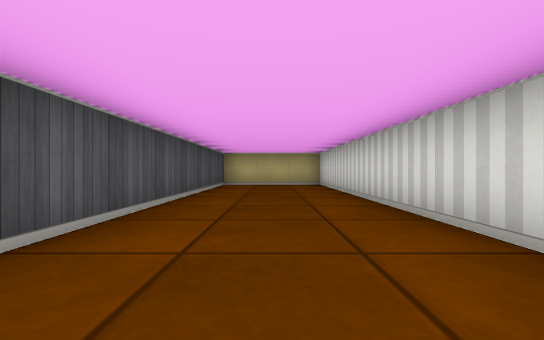
[1] (above)

24 first-person views from a walk through a cub3D level. The camera is about half as high as the walls, looks level and sees 90° across. The floor is counted in squares. Each view is taken from the middle of a square. On the plan, view 1 faces up. The plan holds only what a view shows up to about 9 squares ahead; the rest is blank.

[2]
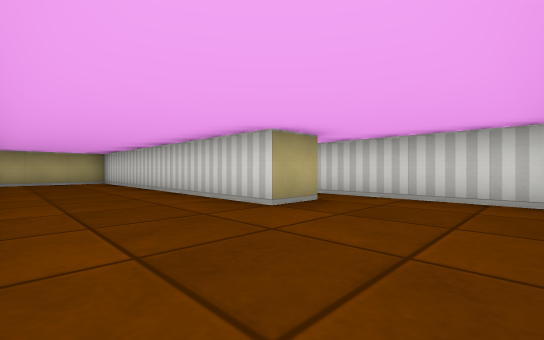

[3]
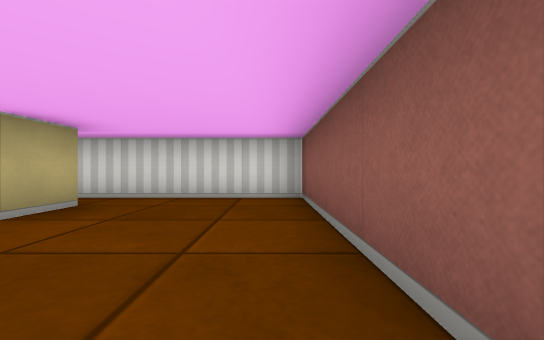

[4]
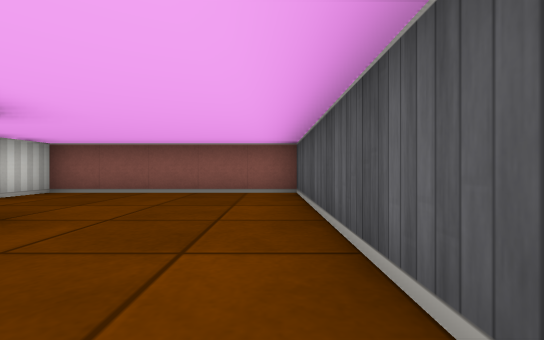

[5]
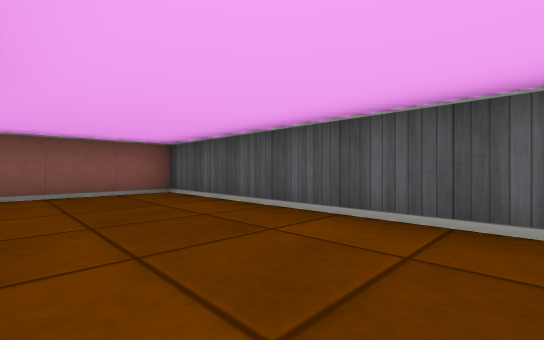

[6]
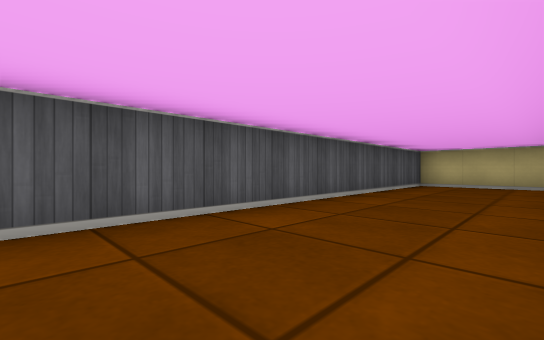

[7]
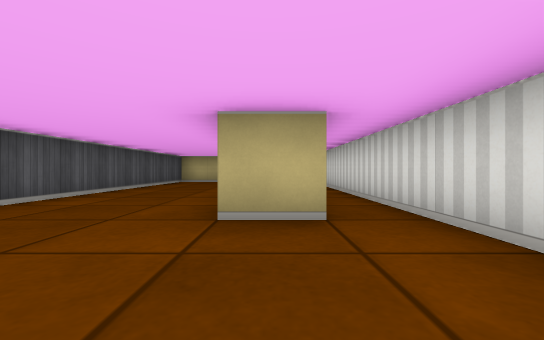

[8]
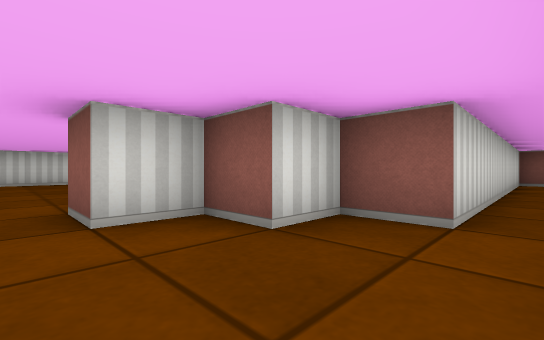

[9]
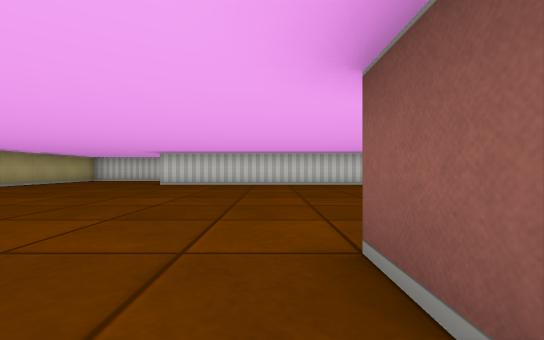

[10]
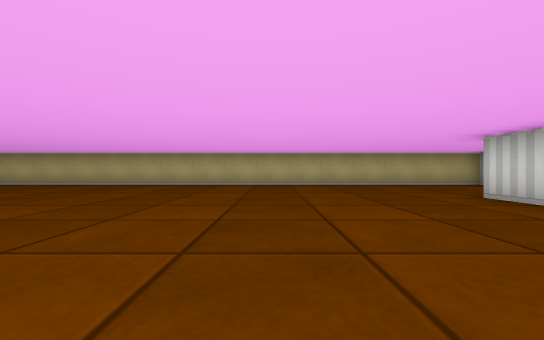

[11]
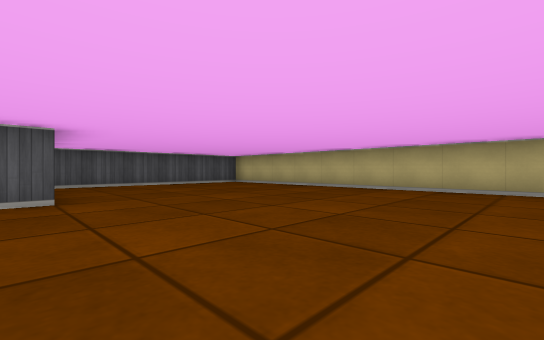

[12]
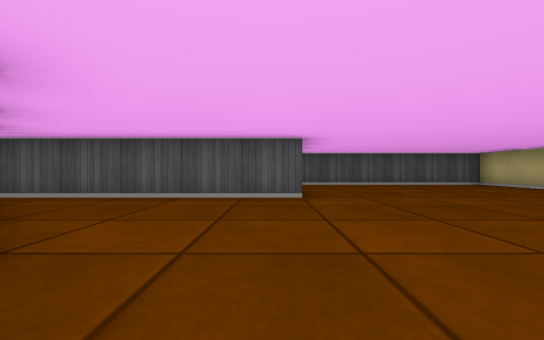

[13]
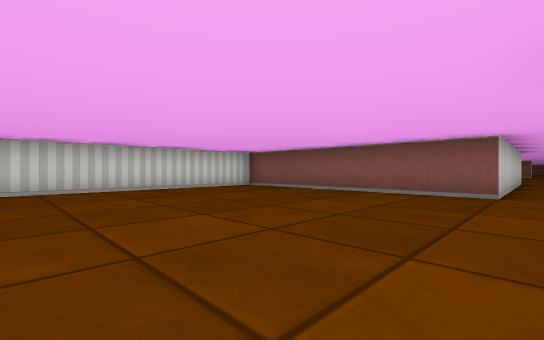

[14]
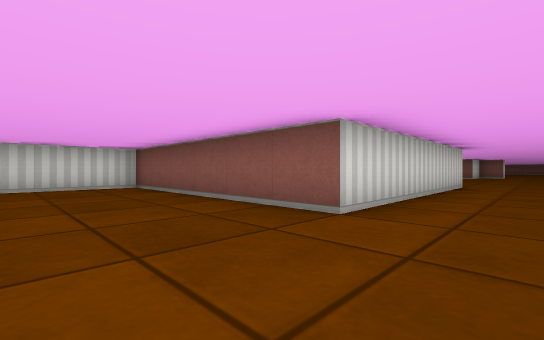

[15]
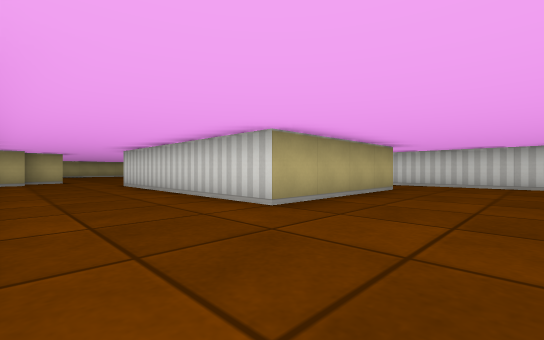

[16]
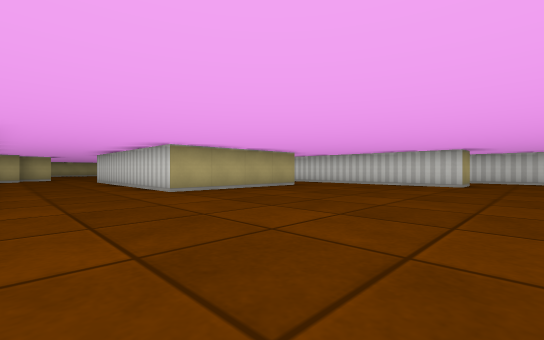

[17]
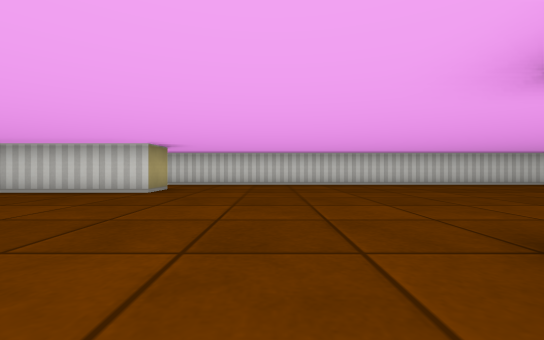

[18]
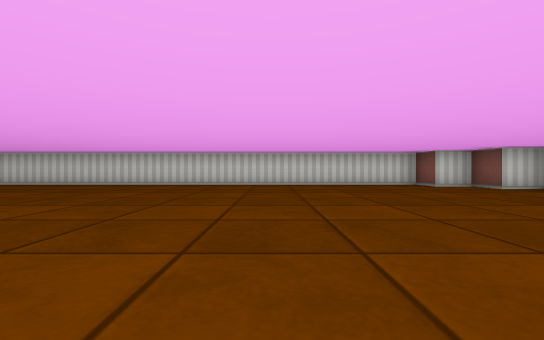

[19]
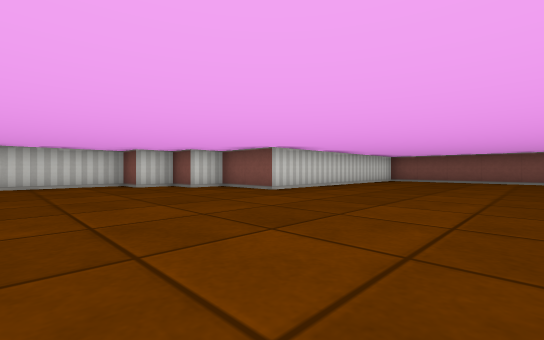

[20]
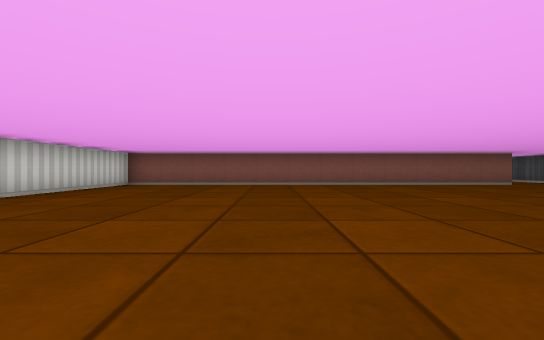

[21]
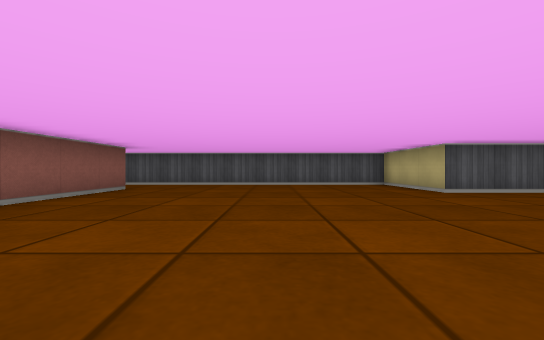

[22]
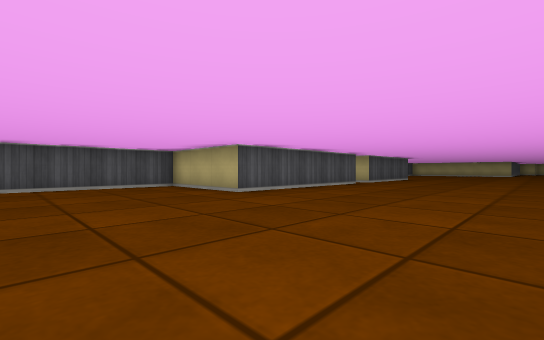

[23]
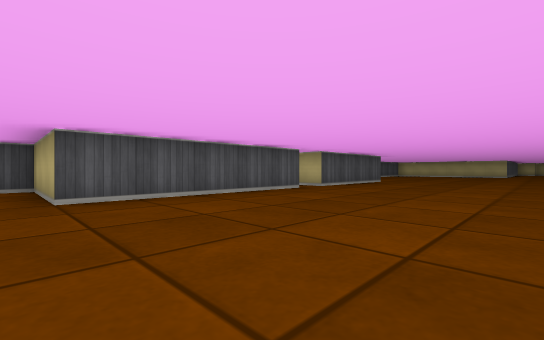

[24]
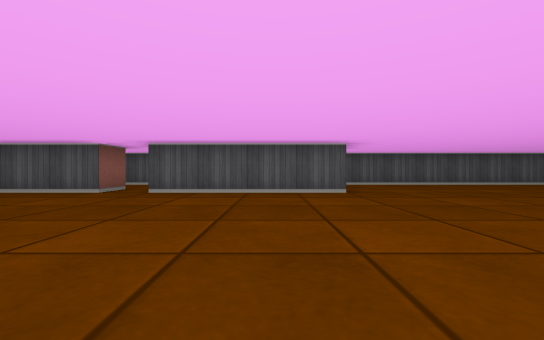

### Floor plan
Points are (right, up) in squares from view 1. A wall is a line through its corners. A room is listed if a view was taken in it or the views show most of it. See-through windows are left out.
Room 1 (views 1, 2, 3, 4, 5, 6, 7)
walls: (2.6, 0.5) (1.5, 0.5) (1.5, 8.5) (-1.5, 8.5) (-1.5, -2.5) (3.5, -2.5) (3.5, 0.5)
ways out: opening at (3, 1) to room 2
Room 2 (views 8, 9, 10, 11, 12, 13, 14)
walls: (6.2, 6.5) (5.5, 6.5) (5.5, 7.5) (6.5, 7.5); (5.5, 5.5) (5, 5.5); (2.5, 9.6) (2.5, 4.5); (3.5, 0.5) (3.5, 5.5) (4.5, 5.5) (4.5, 6.5) (5.5, 6.5); (7.5, -2.5) (7.5, 3.5) (13.5, 3.5) (13.5, 11.5); (16.5, 15.5) (-1.5, 15.5) (-1.5, 9.9); (16.5, -7.5) (16.5, -5.8)
ways out: opening at (3, 1) to room 1; opening at (6, -2) to room 3; opening at (15.5, -6.5) to room 3
Room 3 (views 15, 16, 17, 18, 19, 20, 21, 22, 23, 24)
walls: (1.5, -13.4) (1.5, -17.5) (0.6, -17.5); (0.5, -18.5) (1.5, -18.5) (1.5, -23.5) (-1.5, -23.5) (-1.5, -31.6); (14.5, -6.5) (13.5, -6.5) (13.5, -2.6); (-1.5, -6.5) (-1.5, -12.8); (0.5, -30.5) (12.5, -30.5) (12.5, -23.5) (14.5, -23.5) (14.5, -22.5) (15.5, -22.5) (15.5, -21.5) (16.5, -21.5) (16.5, -7.5); (11.5, -2.5) (7.5, -2.5)
ways out: opening at (6, -2) to room 2; opening at (15.5, -6.5) to room 2; opening at (1, -18); opening at (12.5, -2)

Positions as (right, up) in squares from view 1, and headings:
1: (0, 0), facing up
2: (-1, -2), facing up-right
3: (-1, -2), facing right
4: (-1, 3), facing down
5: (1, 3), facing down-left
6: (1, 0), facing up-left
7: (2, -2), facing up
8: (3, 8), facing down-right
9: (5, 8), facing right
10: (10, 7), facing up
11: (7, 9), facing up-left
12: (7, 9), facing left
13: (7, 9), facing down-right
14: (6, 6), facing down-right
15: (5, -5), facing up-right
16: (5, -8), facing up-right
17: (8, -9), facing right
18: (8, -17), facing right
19: (8, -19), facing down-right
20: (8, -22), facing down
21: (7, -27), facing left
22: (6, -27), facing up-left
23: (6, -24), facing up-left
24: (7, -15), facing left
